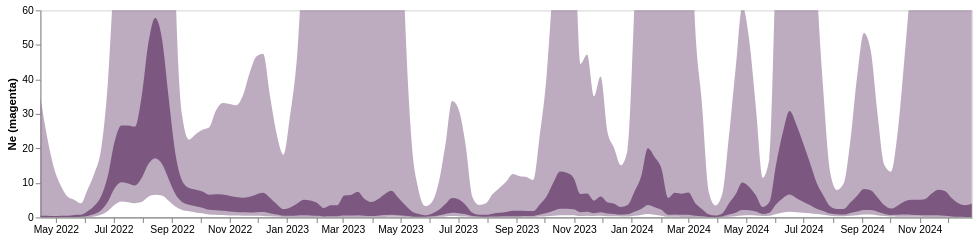

Here is the notebook cell this chart was saved with:
### Code cell
range_ = ['#EEC060', '#2664A5', '#A76BB1', "#EEA160", "#356D4C"]
line_ne = alt.Chart(test).mark_area(interpolate='monotone', opacity = 1, clip = True, color = "#7c5981").encode(
    alt.X('date:T', axis=alt.Axis(title="", grid=False,tickCount = "month",  format="%b %Y")),
    alt.Y('lower_hpd_linear_50_MA',axis=alt.Axis(title="Ne (magenta)", grid=False),scale=alt.Scale(domain=(0, 60))),
    alt.Y2('upper_hpd_linear_50_MA' ),
    
).properties(
    width=900,
    height=200)

band_ne = alt.Chart(test).mark_area(interpolate='monotone', opacity = 0.5, clip = True, color = "#7c5981").encode(
    alt.X('date:T', axis=alt.Axis(title="", grid=False, format="%b %Y")),
    alt.Y('lower_hpd_linear_MA',axis=alt.Axis(title="Ne (magenta)", grid=False)),#,scale=alt.Scale(domain=(0, 13))),
    alt.Y2('upper_hpd_linear_MA' ),
    
).properties(
    width=900,
    height=200
)

line_ne  + band_ne

### Figure 1 — Vega-Lite specification as saved in the notebook (floating-point values rounded to 4 significant figures; data arrays with more than 128 entries replaced by an {"elided": "..."} marker saying what was removed)
{"config": {"view": {"continuousWidth": 400, "continuousHeight": 300}}, "layer": [{"mark": {"type": "area", "clip": true, "color": "#7c5981", "interpolate": "monotone", "opacity": 1}, "encoding": {"x": {"axis": {"format": "%b %Y", "grid": false, "tickCount": "month", "title": ""}, "field": "date", "type": "temporal"}, "y": {"axis": {"grid": false, "title": "Ne (magenta)"}, "field": "lower_hpd_linear_50_MA", "scale": {"domain": [0, 60]}, "type": "quantitative"}, "y2": {"field": "upper_hpd_linear_50_MA"}}, "height": 200, "width": 900}, {"mark": {"type": "area", "clip": true, "color": "#7c5981", "interpolate": "monotone", "opacity": 0.5}, "encoding": {"x": {"axis": {"format": "%b %Y", "grid": false, "title": ""}, "field": "date", "type": "temporal"}, "y": {"axis": {"grid": false, "title": "Ne (magenta)"}, "field": "lower_hpd_linear_MA", "type": "quantitative"}, "y2": {"field": "upper_hpd_linear_MA"}}, "height": 200, "width": 900}], "data": {"name": "data-4f4a3b51f379386580dcd9bedf042f12"}, "$schema": "https://vega.github.io/schema/vega-lite/v4.17.0.json", "datasets": {"data-4f4a3b51f379386580dcd9bedf042f12": {"elided": "139 records"}}}
